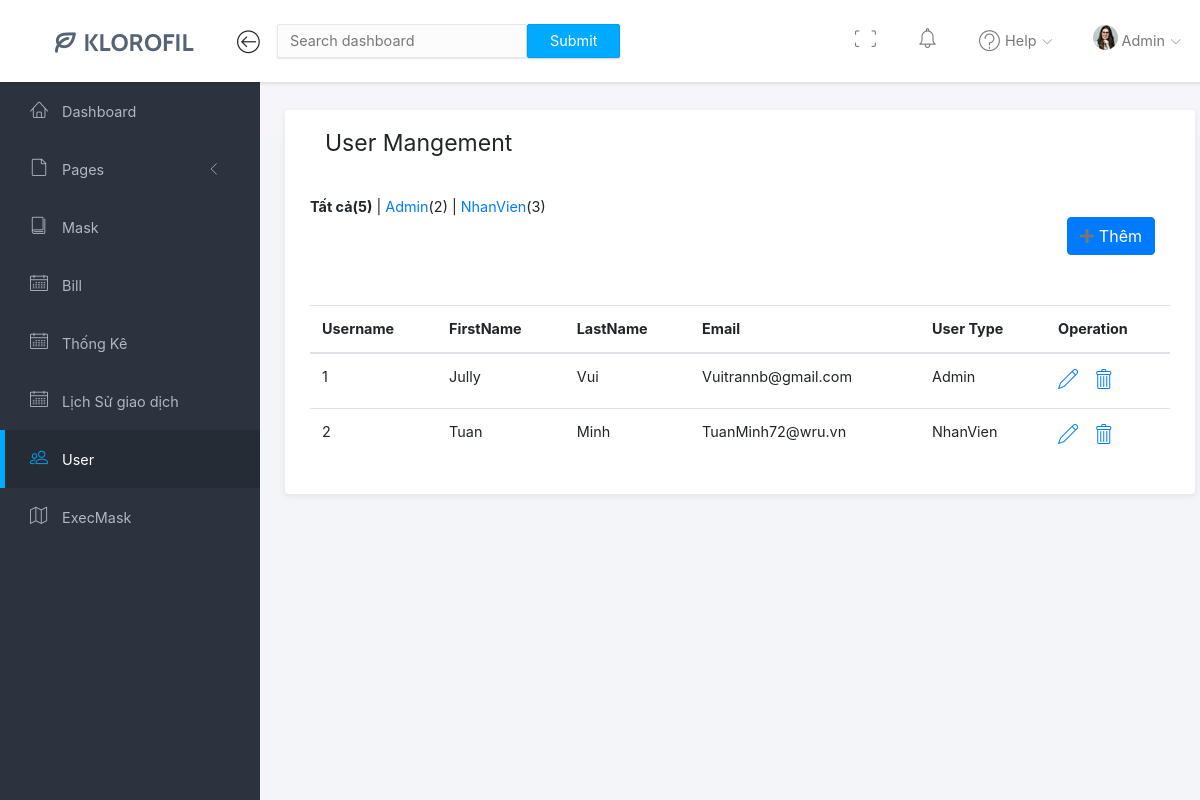
The app's page /Home/use.php (signed in) with its own data.
### tables this page shows
CREATE TABLE `users` (
  `userid` int(11) NOT NULL,
  `First_name` varchar(50) NOT NULL,
  `Last_name` varchar(40) NOT NULL,
  `Password` varchar(1000) NOT NULL,
  `Email` varchar(255) NOT NULL,
  `Registration_date` datetime NOT NULL,
  `User_level` varchar(20) NOT NULL
);

### Home/use.php (the view, shortened to what this page needs)
<?php
include("navbar.php");
?>
    <?php
include("sidebar.php");
?>
        <div class="main">
            <div class="main-content">
                <div class="container-fluid">
                    <div class="panel">
                        <div class="panel-head">
                            <h3 class="home-page">
                                User Mangement
                            </h3>
                        </div>
                        <div class="panel-body">
                            <div class="row">
                                <div class="col">
                                <div class="TongQ">
                                    <b>Tất cả(5)</b> | <a href="">Admin</a>(2) |
                                    <a href="">NhanVien</a>(3)
                                </div>
                                <div class="col-7 d-flex justify-content-end align-items-center" style="margin-left:auto">
                                    <button class="btn btn-primary " data-toggle="modal" data-target="#myModal">
                                    <i class="fa fa-plus" aria-hidden="true"></i> Thêm
                                </div>
                            <div class="table table-hover ">
                                        <?php
                                                global $conn;
                                                $sql='SELECT userid, First_name,Last_name, Password,Email,User_level FROM users';
                                                $result= mysqli_query($conn,$sql);
                                                echo "<table  method='post' style='width:inherit; margin-top:50px'>";
                                                echo "<thead ><tr>
                                                <th >Username</th>
                                                <th>FirstName</th>
                                                <th>LastName</th>
                                                <th>Email</th>
                                                <th>User Type </th>
                                                <th>Operation</th>
                                                </tr></thead>";
                                                if(mysqli_num_rows($result)>0)
                                                {
                                                while($row = mysqli_fetch_assoc( $result ))
                                                {
                                                echo "<tr>";
                                                echo '<td>' . $row['userid'] . '</td>';
                                                echo '<td>'. $row['First_name'] . '</td>';
                                                echo '<td >' . $row['Last_name'] . '</td>';
                                                echo '<td >' . $row['Email'] . '</td>';
                                                echo '<td>' . $row['User_level'] . '</td>';
                                                echo '<td><b style="font-size:20px"><a href="EditUs.php?id=' . $row['userid'] . ' "  ><i class="lnr lnr-pencil"></i></a></b>
                                                        <b style="font-size:20px; margin-left:12%"><a  href="deleteUs.php?id=' . $row['userid'] . '"   ><i class="lnr lnr-trash"></i></a></b></td>';
                                                echo "</tr> ";
                                                }
                                                }
                                                echo "</table>";
                                        ?>
                                    </div>
                                </div>
                            </div>
                        </div>
                    </div>
                </div>
            </div>
            </body>
            </html>

### css/all.css (style rules this page uses)
.fa-plus:before { content: "\f067"; }

### css/style.css (style rules this page uses)
* { margin: 0px; padding: 0px; }
body { height: 100%; width: 100%; position: absolute; font-family: "Source Sans Pro", sans-serif; font-size: 0.9rem !important; color: #676a6d; line-height: 1.42857143; background-color: #F3F5F8 !important; }
.container-fluid { display: flex; position: relative; padding-right: 15px; }
a { text-decoration: none; }
.main { height: auto; margin-top: 82px; width: calc(100% - 260px); right: 0; position: inherit; float: right; background-color: #f5f5fa; transition: 0.4s; }
.main-content { padding: 28px 10px; height: inherit; }
.main-content .container-fluid { padding-right: 15px; padding-left: 15px; margin-right: auto; margin-left: auto; height: -webkit-fill-available; }
.main .panel { background-color: #fff; margin-bottom: 30px; width: 100%; box-shadow: 0 2px 6px rgba(0, 0, 0, 0.08); border-radius: 3px; height: max-content; }
.panel .panel-head { padding: 20px 25px 20px 25px; }
.panel .home-page { margin-bottom: 8px; font-size: 23px; font-weight: normal; }
.panel-body { padding-top: 10px; padding-bottom: 15px; padding-left: 25px; padding-right: 25px; }
.row { margin-right: -15px; margin-left: -15px; display: flex; }
.row .col { width: 25%; padding-right: 15px; padding-left: 15px; }
.container-fluid { position: absolute !important; }
#bodymain { background-color: none !important; }
.main-content h3 { padding-right: 15px; padding-left: 15px; margin-bottom: 30px; font-weight: 300; font-size: 24px; }

### records on screen
users: userid "1", First_name "Jully", Last_name "Vui", Email "Vuitrannb@gmail.com", User_level "Admin"
users: userid "2", First_name "Tuan", Last_name "Minh", Email "TuanMinh72@wru.vn", User_level "NhanVien"

### other values on screen
$_SESSION['log_users'] "Admin"
